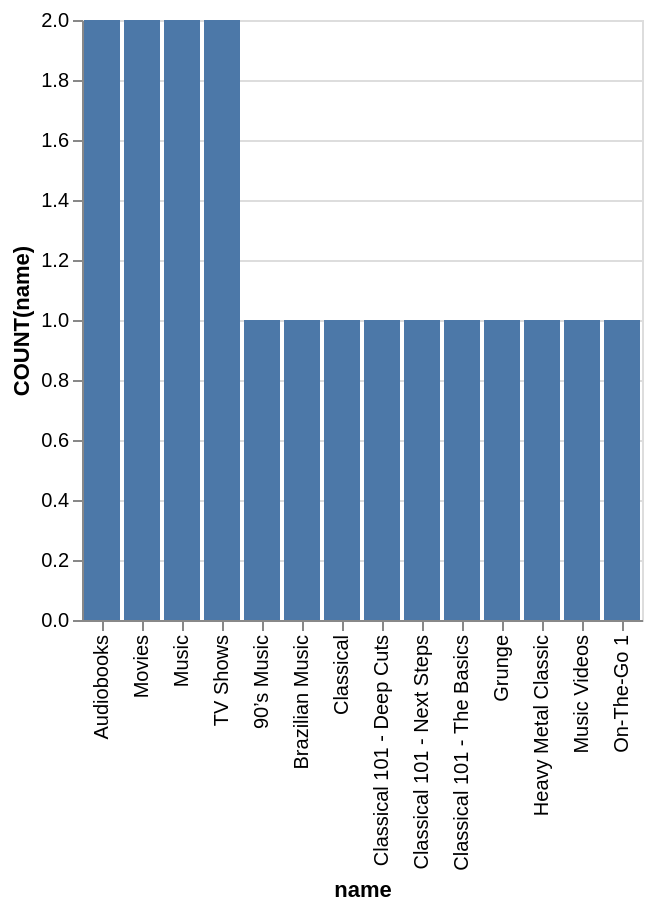

Describe this chart as a Vega-Lite specification.
### Vega-Lite specification from a JSON file in a GitHub repository (floating-point values rounded to 4 significant figures)
{"data": {"values": [{"x_data": "90’s Music", "y_data": 1}, {"x_data": "Audiobooks", "y_data": 2}, {"x_data": "Brazilian Music", "y_data": 1}, {"x_data": "Classical", "y_data": 1}, {"x_data": "Classical 101 - Deep Cuts", "y_data": 1}, {"x_data": "Classical 101 - Next Steps", "y_data": 1}, {"x_data": "Classical 101 - The Basics", "y_data": 1}, {"x_data": "Grunge", "y_data": 1}, {"x_data": "Heavy Metal Classic", "y_data": 1}, {"x_data": "Movies", "y_data": 2}, {"x_data": "Music", "y_data": 2}, {"x_data": "Music Videos", "y_data": 1}, {"x_data": "On-The-Go 1", "y_data": 1}, {"x_data": "TV Shows", "y_data": 2}]}, "mark": "bar", "encoding": {"x": {"field": "x_data", "type": "nominal", "title": "name", "sort": {"op": "sum", "field": "y_data", "order": "descending"}}, "y": {"field": "y_data", "type": "quantitative", "title": "COUNT(name)"}}}
